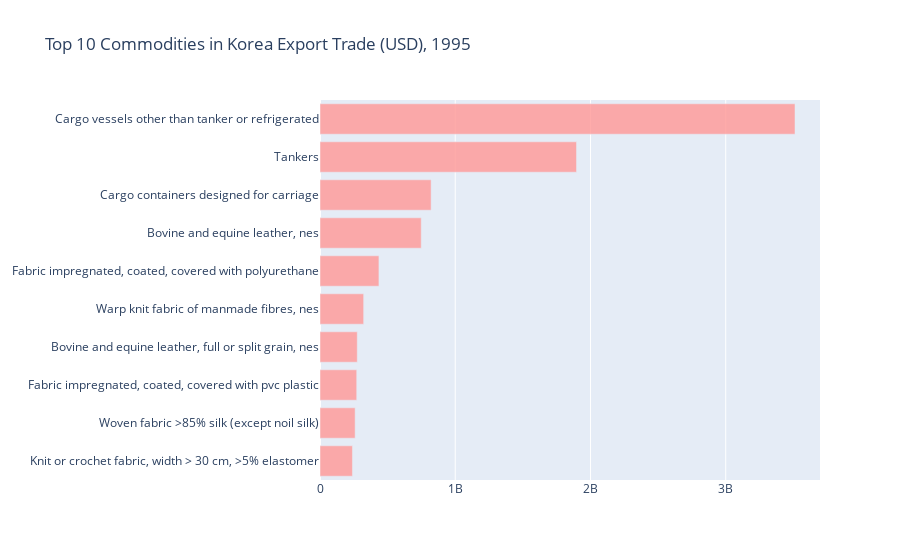
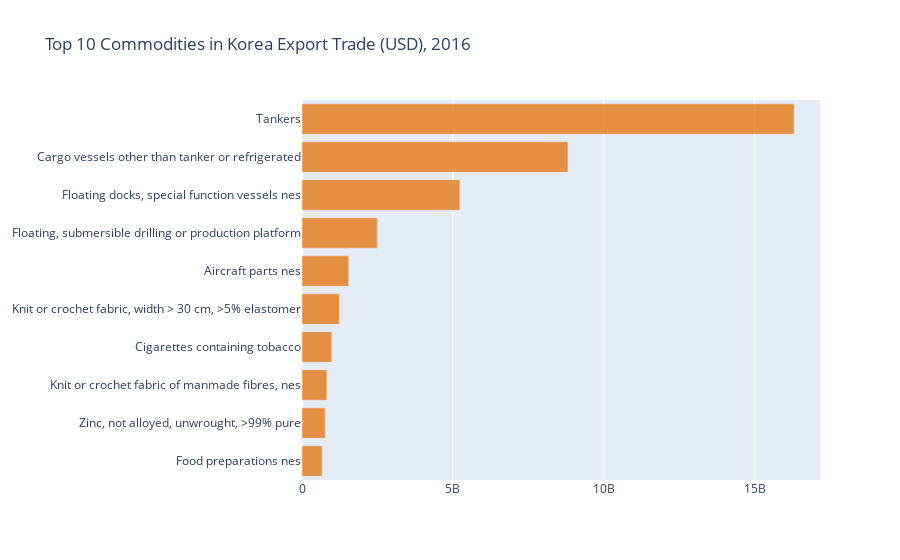

Notebook code for these charts, in order:
### Markdown cell above
#### Korea Export 1995 vs 2016

### Code cell
temp = kr_df[(kr_df.year==1995) & (kr_df.flow=='Export')].sort_values(by="trade_usd",  ascending=False).iloc[1:11, :]
kr_1995e = temp.sort_values(by="trade_usd",  ascending=True)
trace1 = go.Bar(
                x = kr_1995e.trade_usd,
                y = kr_1995e.commodity,
                marker = dict(color = 'rgba(255,152,150, 0.8)'),
                orientation = 'h'
)


data = [trace1]
layout = {
#     'xaxis': {'title': 'Trade in USD'},
    'yaxis': {'automargin':True,},
    'title': "Top 10 Commodities in Korea Export Trade (USD), 1995"
}
fig = go.Figure(data = data, layout = layout)
iplot(fig)

temp1 = kr_df[(kr_df.year==2016) & (kr_df.flow=='Export')].sort_values(by="trade_usd",  ascending=False).iloc[1:11, :]
kr_2016e = temp1.sort_values(by="trade_usd",  ascending=True)
trace1 = go.Bar(
                x = kr_2016e.trade_usd,
                y = kr_2016e.commodity,
                marker = dict(color = 'rgba(227,119,19, 0.8)'),
                orientation = 'h'
)


data = [trace1]
layout = {
#     'xaxis': {'title': 'Trade in USD'},
    'yaxis': {'automargin':True,},
    'title': "Top 10 Commodities in Korea Export Trade (USD), 2016"
}
fig = go.Figure(data = data, layout = layout)
iplot(fig)

### Figure 1 — Plotly figure (JSON) as saved in the notebook; plotly's stock layout.template omitted (floating-point values rounded to 4 significant figures)
{"data": [{"marker": {"color": "rgba(255,152,150, 0.8)"}, "orientation": "h", "type": "bar", "x": [239893616, 259781344, 271505248, 275543488, 322811008, 435742144, 748529984, 821580224, 1896770944, 3512253696], "y": ["Knit or crochet fabric, width > 30 cm, >5% elastomer", "Woven fabric >85% silk (except noil silk)", "Fabric impregnated, coated, covered with pvc plastic", "Bovine and equine leather, full or split grain, nes", "Warp knit fabric of manmade fibres, nes", "Fabric impregnated, coated, covered with polyurethane", "Bovine and equine leather, nes", "Cargo containers designed for carriage", "Tankers", "Cargo vessels other than tanker or refrigerated"]}], "layout": {"title": {"text": "Top 10 Commodities in Korea Export Trade (USD), 1995"}, "yaxis": {"automargin": true}}}

### Figure 2 — Plotly figure (JSON) as saved in the notebook; plotly's stock layout.template omitted (floating-point values rounded to 4 significant figures)
{"data": [{"marker": {"color": "rgba(227,119,19, 0.8)"}, "orientation": "h", "type": "bar", "x": [667606204, 766436303, 824558660, 981577785, 1234634197, 1548351429, 2493494044, 5231007531, 8817383062, 16311299957], "y": ["Food preparations nes", "Zinc, not alloyed, unwrought, >99% pure", "Knit or crochet fabric of manmade fibres, nes", "Cigarettes containing tobacco", "Knit or crochet fabric, width > 30 cm, >5% elastomer", "Aircraft parts nes", "Floating, submersible drilling or production platform", "Floating docks, special function vessels nes", "Cargo vessels other than tanker or refrigerated", "Tankers"]}], "layout": {"title": {"text": "Top 10 Commodities in Korea Export Trade (USD), 2016"}, "yaxis": {"automargin": true}}}
